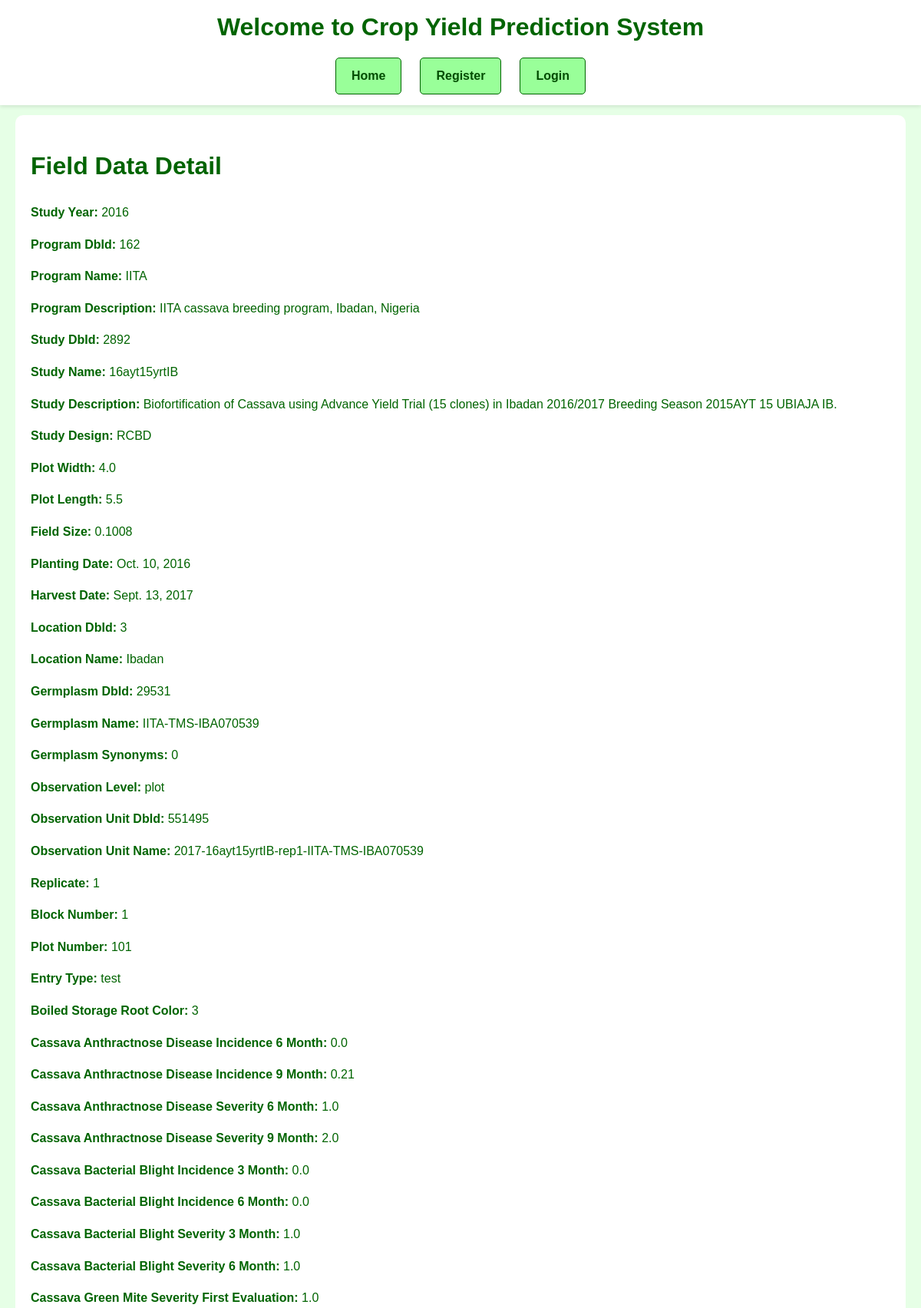
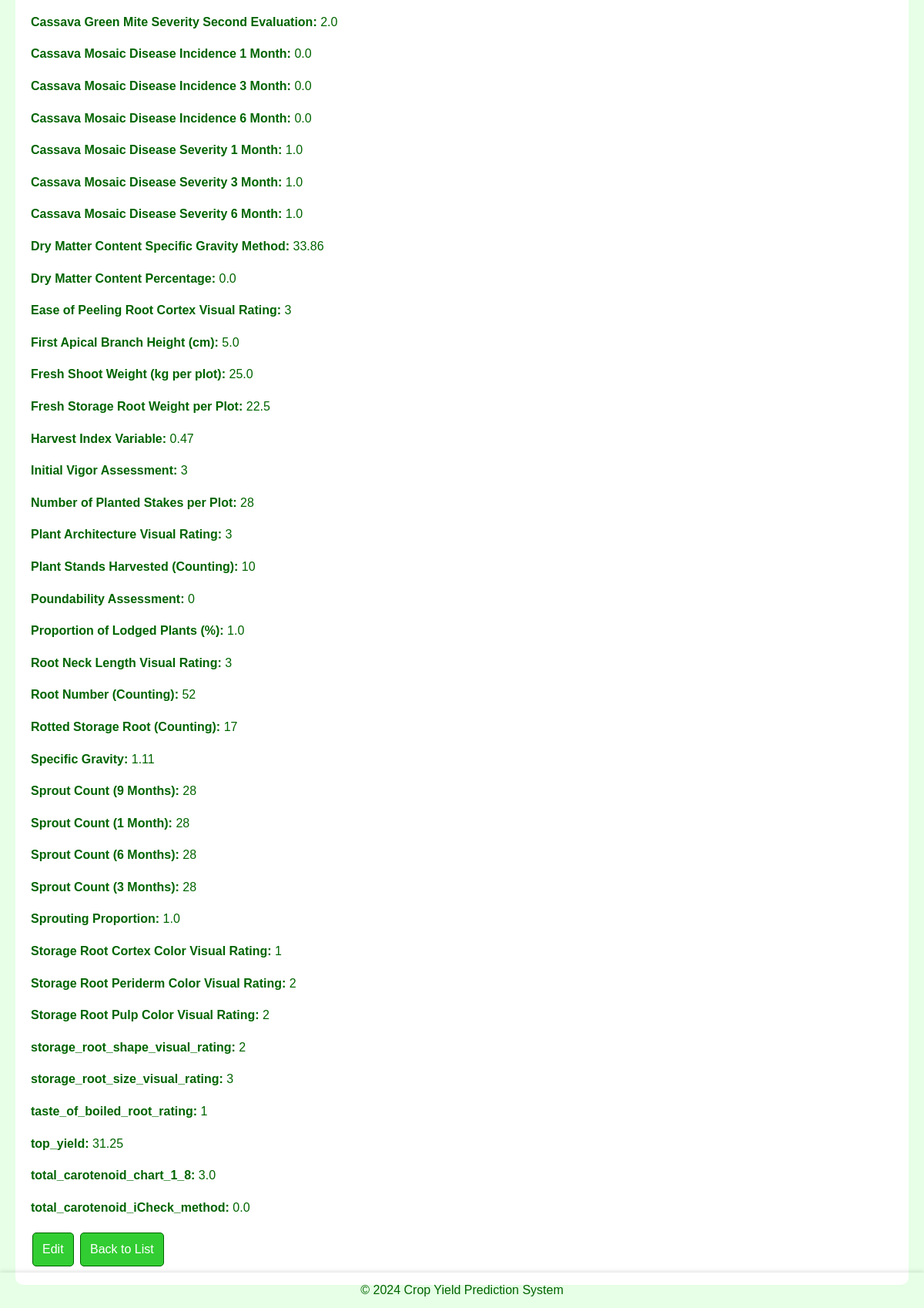
Page /fielddata/7/ (signed in) on the committed database (2 pictures, top to bottom).
### django_nlp_integration/nlp_app/models.py (models this page shows, shortened)
class FieldData(models.Model):
    studyYear = models.IntegerField(default=0)
    programDbId = models.CharField(max_length=255, default='')
    programName = models.CharField(max_length=255, default='')
    programDescription = models.TextField(default='')
    studyDbId = models.CharField(max_length=255, default='')
    studyName = models.CharField(max_length=255, default='')
    studyDescription = models.TextField(default='')
    studyDesign = models.CharField(max_length=255, default='')
    plotWidth = models.FloatField(default=0.0)
    plotLength = models.FloatField(default=0.0)
    fieldSize = models.FloatField(default=0.0)
    plantingDate = models.DateField(default=date(2024, 1, 1))
    harvestDate = models.DateField(default=date(2024, 1, 1))
    locationDbId = models.CharField(max_length=255, default='')
    locationName = models.CharField(max_length=255, default='')
    germplasmDbId = models.CharField(max_length=255, default='')
    germplasmName = models.CharField(max_length=255, default='')
    germplasmSynonyms = models.CharField(max_length=255, blank=True, null=True, default='')
    observationLevel = models.CharField(max_length=255, default='')
    observationUnitDbId = models.CharField(max_length=255, default='')
    observationUnitName = models.CharField(max_length=255, default='')
    replicate = models.IntegerField(default=0)
    blockNumber = models.IntegerField(default=0)
    plotNumber = models.IntegerField(default=0)
    entryType = models.CharField(max_length=255, default='Unknown')
    boiled_storage_root_color = models.CharField(max_length=255, default='Unknown')
    cassava_anthractnose_disease_incidence_6_month = models.FloatField(default=0.0)
    cassava_anthractnose_disease_incidence_9_month = models.FloatField(default=0.0)
    cassava_anthractnose_disease_severity_6_month = models.FloatField(default=0.0)
    cassava_anthractnose_disease_severity_9_month = models.FloatField(default=0.0)
    cassava_bacterial_blight_incidence_3_month = models.FloatField(default=0.0)
    cassava_bacterial_blight_incidence_6_month = models.FloatField(default=0.0)
    cassava_bacterial_blight_severity_3_month = models.FloatField(default=0.0)
    cassava_bacterial_blight_severity_6_month = models.FloatField(default=0.0)
    cassava_green_mite_severity_first_evaluation = models.FloatField(default=0.0)
    cassava_green_mite_severity_second_evaluation = models.FloatField(default=0.0)
    cassava_mosaic_disease_incidence_1_month = models.FloatField(default=0.0)
    cassava_mosaic_disease_incidence_3_month = models.FloatField(default=0.0)
    cassava_mosaic_disease_incidence_6_month = models.FloatField(default=0.0)
    cassava_mosaic_disease_severity_1_month = models.FloatField(default=0.0)
    cassava_mosaic_disease_severity_3_month = models.FloatField(default=0.0)
    cassava_mosaic_disease_severity_6_month = models.FloatField(default=0.0)
    dry_matter_content_specific_gravity_method = models.FloatField(default=0.0)
    dry_matter_content_percentage = models.FloatField(default=0.0)
    ease_of_peeling_root_cortex_visual_rating = models.IntegerField(default=0)
    first_apical_branch_height_cm = models.FloatField(default=0.0)
    fresh_shoot_weight_kg_per_plot = models.FloatField(default=0.0)
    fresh_storage_root_weight_per_plot = models.FloatField(default=0.0)
    harvest_index_variable = models.FloatField(default=0.0)
    initial_vigor_assessment = models.IntegerField(default=0)
    number_of_planted_stakes_per_plot = models.IntegerField(default=0)
    plant_architecture_visual_rating = models.IntegerField(default=0)
    plant_stands_harvested_counting = models.IntegerField(default=0)
    poundability_assessment = models.IntegerField(default=0)
    proportion_lodged_plants_percentage = models.FloatField(default=0.0)
    root_neck_length_visual_rating = models.IntegerField(default=0)
    root_number_counting = models.IntegerField(default=0)
    rotted_storage_root_counting = models.IntegerField(default=0)
    specific_gravity = models.FloatField(default=0.0)
    sprout_count_nine_month = models.IntegerField(default=0)
    sprout_count_one_month = models.IntegerField(default=0)
    sprout_count_six_month = models.IntegerField(default=0)
    sprout_count_three_month = models.IntegerField(default=0)
    sprouting_proportion = models.FloatField(default=0.0)
    storage_root_cortex_color_visual_rating = models.IntegerField(default=0)
    storage_root_periderm_color_visual_rating = models.IntegerField(default=0)
    storage_root_pulp_color_visual_rating = models.IntegerField(default=0)
    storage_root_shape_visual_rating = models.IntegerField(default=0)
    storage_root_size_visual_rating = models.IntegerField(default=0)
    taste_of_boiled_root_rating = models.IntegerField(default=0)
    top_yield = models.FloatField(default=0.0)
    total_carotenoid_chart_1_8 = models.FloatField(default=0.0)
    total_carotenoid_iCheck_method = models.FloatField(default=0.0)

### django_nlp_integration/nlp_app/views.py (the view)
# urls.py: path('fielddata/<int:pk>/', views.fielddata_detail, name='fielddata_detail'),
@login_required
def fielddata_detail(request, pk):
    fielddata = get_object_or_404(FieldData, pk=pk)
    return render(request, 'nlp_app/fielddata_detail.html', {'fielddata': fielddata})

### django_nlp_integration/nlp_app/templates/nlp_app/fielddata_detail.html (shortened to what this page needs)
{% extends 'base_generic.html' %}
{% block content %}
<!DOCTYPE html>
<html>
<head>
</head>
<body>
    <h1>Field Data Detail</h1>
    <p><strong>Study Year:</strong> {{ fielddata.studyYear }}</p>
    <p><strong>Program DbId:</strong> {{ fielddata.programDbId }}</p>
    <p><strong>Program Name:</strong> {{ fielddata.programName }}</p>
    <p><strong>Program Description:</strong> {{ fielddata.programDescription }}</p>
    <p><strong>Study DbId:</strong> {{ fielddata.studyDbId }}</p>
    <p><strong>Study Name:</strong> {{ fielddata.studyName }}</p>
    <p><strong>Study Description:</strong> {{ fielddata.studyDescription }}</p>
    <p><strong>Study Design:</strong> {{ fielddata.studyDesign }}</p>
    <p><strong>Plot Width:</strong> {{ fielddata.plotWidth }}</p>
    <p><strong>Plot Length:</strong> {{ fielddata.plotLength }}</p>
    <p><strong>Field Size:</strong> {{ fielddata.fieldSize }}</p>
    <p><strong>Planting Date:</strong> {{ fielddata.plantingDate }}</p>
    <p><strong>Harvest Date:</strong> {{ fielddata.harvestDate }}</p>
    <p><strong>Location DbId:</strong> {{ fielddata.locationDbId }}</p>
    <p><strong>Location Name:</strong> {{ fielddata.locationName }}</p>
    <p><strong>Germplasm DbId:</strong> {{ fielddata.germplasmDbId }}</p>
    <p><strong>Germplasm Name:</strong> {{ fielddata.germplasmName }}</p>
    <p><strong>Germplasm Synonyms:</strong> {{ fielddata.germplasmSynonyms }}</p>
    <p><strong>Observation Level:</strong> {{ fielddata.observationLevel }}</p>
    <p><strong>Observation Unit DbId:</strong> {{ fielddata.observationUnitDbId }}</p>
    <p><strong>Observation Unit Name:</strong> {{ fielddata.observationUnitName }}</p>
    <p><strong>Replicate:</strong> {{ fielddata.replicate }}</p>
    <p><strong>Block Number:</strong> {{ fielddata.blockNumber }}</p>
    <p><strong>Plot Number:</strong> {{ fielddata.plotNumber }}</p>
    <p><strong>Entry Type:</strong> {{ fielddata.entryType }}</p>
    <p><strong>Boiled Storage Root Color:</strong> {{ fielddata.boiled_storage_root_color }}</p>
    <p><strong>Cassava Anthractnose Disease Incidence 6 Month:</strong> {{ fielddata.cassava_anthractnose_disease_incidence_6_month }}</p>
    <p><strong>Cassava Anthractnose Disease Incidence 9 Month:</strong> {{ fielddata.cassava_anthractnose_disease_incidence_9_month }}</p>
    <p><strong>Cassava Anthractnose Disease Severity 6 Month:</strong> {{ fielddata.cassava_anthractnose_disease_severity_6_month }}</p>
    <p><strong>Cassava Anthractnose Disease Severity 9 Month:</strong> {{ fielddata.cassava_anthractnose_disease_severity_9_month }}</p>
    <p><strong>Cassava Bacterial Blight Incidence 3 Month:</strong> {{ fielddata.cassava_bacterial_blight_incidence_3_month }}</p>
    <p><strong>Cassava Bacterial Blight Incidence 6 Month:</strong> {{ fielddata.cassava_bacterial_blight_incidence_6_month }}</p>
    <p><strong>Cassava Bacterial Blight Severity 3 Month:</strong> {{ fielddata.cassava_bacterial_blight_severity_3_month }}</p>
    <p><strong>Cassava Bacterial Blight Severity 6 Month:</strong> {{ fielddata.cassava_bacterial_blight_severity_6_month }}</p>
    <p><strong>Cassava Green Mite Severity First Evaluation:</strong> {{ fielddata.cassava_green_mite_severity_first_evaluation }}</p>
    <p><strong>Cassava Green Mite Severity Second Evaluation:</strong> {{ fielddata.cassava_green_mite_severity_second_evaluation }}</p>
    <p><strong>Cassava Mosaic Disease Incidence 1 Month:</strong> {{ fielddata.cassava_mosaic_disease_incidence_1_month }}</p>
    <p><strong>Cassava Mosaic Disease Incidence 3 Month:</strong> {{ fielddata.cassava_mosaic_disease_incidence_3_month }}</p>
    <p><strong>Cassava Mosaic Disease Incidence 6 Month:</strong> {{ fielddata.cassava_mosaic_disease_incidence_6_month }}</p>
    <p><strong>Cassava Mosaic Disease Severity 1 Month:</strong> {{ fielddata.cassava_mosaic_disease_severity_1_month }}</p>
    <p><strong>Cassava Mosaic Disease Severity 3 Month:</strong> {{ fielddata.cassava_mosaic_disease_severity_3_month }}</p>
    <p><strong>Cassava Mosaic Disease Severity 6 Month:</strong> {{ fielddata.cassava_mosaic_disease_severity_6_month }}</p>
    <p><strong>Dry Matter Content Specific Gravity Method:</strong> {{ fielddata.dry_matter_content_specific_gravity_method }}</p>
    <p><strong>Dry Matter Content Percentage:</strong> {{ fielddata.dry_matter_content_percentage }}</p>
    <p><strong>Ease of Peeling Root Cortex Visual Rating:</strong> {{ fielddata.ease_of_peeling_root_cortex_visual_rating }}</p>
    <p><strong>First Apical Branch Height (cm):</strong> {{ fielddata.first_apical_branch_height_cm }}</p>
    <p><strong>Fresh Shoot Weight (kg per plot):</strong> {{ fielddata.fresh_shoot_weight_kg_per_plot }}</p>
    <p><strong>Fresh Storage Root Weight per Plot:</strong> {{ fielddata.fresh_storage_root_weight_per_plot }}</p>
    <p><strong>Harvest Index Variable:</strong> {{ fielddata.harvest_index_variable }}</p>
    <p><strong>Initial Vigor Assessment:</strong> {{ fielddata.initial_vigor_assessment }}</p>
    <p><strong>Number of Planted Stakes per Plot:</strong> {{ fielddata.number_of_planted_stakes_per_plot }}</p>
    <p><strong>Plant Architecture Visual Rating:</strong> {{ fielddata.plant_architecture_visual_rating }}</p>
    <p><strong>Plant Stands Harvested (Counting):</strong> {{ fielddata.plant_stands_harvested_counting }}</p>
    <p><strong>Poundability Assessment:</strong> {{ fielddata.poundability_assessment }}</p>
    <p><strong>Proportion of Lodged Plants (%):</strong> {{ fielddata.proportion_lodged_plants_percentage }}</p>
    <p><strong>Root Neck Length Visual Rating:</strong> {{ fielddata.root_neck_length_visual_rating }}</p>
    <p><strong>Root Number (Counting):</strong> {{ fielddata.root_number_counting }}</p>
    <p><strong>Rotted Storage Root (Counting):</strong> {{ fielddata.rotted_storage_root_counting }}</p>
    <p><strong>Specific Gravity:</strong> {{ fielddata.specific_gravity }}</p>
    <p><strong>Sprout Count (9 Months):</strong> {{ fielddata.sprout_count_nine_month }}</p>
    <p><strong>Sprout Count (1 Month):</strong> {{ fielddata.sprout_count_one_month }}</p>
    <p><strong>Sprout Count (6 Months):</strong> {{ fielddata.sprout_count_six_month }}</p>
    <p><strong>Sprout Count (3 Months):</strong> {{ fielddata.sprout_count_three_month }}</p>
    <p><strong>Sprouting Proportion:</strong> {{ fielddata.sprouting_proportion }}</p>
    <p><strong>Storage Root Cortex Color Visual Rating:</strong> {{ fielddata.storage_root_cortex_color_visual_rating }}</p>
    <p><strong>Storage Root Periderm Color Visual Rating:</strong> {{ fielddata.storage_root_periderm_color_visual_rating }}</p>
    <p><strong>Storage Root Pulp Color Visual Rating:</strong> {{ fielddata.storage_root_pulp_color_visual_rating }}</p>
    <p><strong>storage_root_shape_visual_rating:</strong> {{ fielddata.storage_root_shape_visual_rating }}</p>
    <p><strong>storage_root_size_visual_rating:</strong> {{ fielddata.storage_root_size_visual_rating }}</p>
    <p><strong>taste_of_boiled_root_rating:</strong> {{ fielddata.taste_of_boiled_root_rating }}</p>
    <p><strong>top_yield:</strong> {{ fielddata.top_yield }}</p>
    <p><strong>total_carotenoid_chart_1_8:</strong> {{ fielddata.total_carotenoid_chart_1_8 }}</p>
    <p><strong>total_carotenoid_iCheck_method:</strong> {{ fielddata.total_carotenoid_iCheck_method }}</p>
    <a href="{% url 'fielddata_update' fielddata.pk %}" class="btn">Edit</a>
    <a href="{% url 'fielddata_list' %}" class="btn">Back to List</a>
</body>
</html>
{% endblock %}

### static/css/global.css (style rules this page uses)
body { background-color: #f0fff0; color: #006400; font-family: 'Arial', sans-serif; margin: 0; padding: 0; line-height: 1.6; }
.btn { display: inline-block; padding: 8px 12px; background-color: #32cd32; color: white; text-align: center; text-decoration: none; border-radius: 5px; margin: 4px 2px; transition: background-color 0.3s ease, transform 0.2s ease; border: 1px solid #006400; }

### rows in the picture
FieldData: studyYear "2016", programDbId "162", programName "IITA", programDescription "IITA cassava breeding program, Ibadan, Nigeria", studyDbId "2892", studyName "16ayt15yrtIB", studyDescription "Biofortification of Cassava using Advance Yield Trial (15 clones) in Ibadan 2016/2017 Breeding Season 2015AYT 15 UBIAJA IB.", studyDesign "RCBD", plotWidth "4.0", plotLength "5.5", fieldSize "0.1008", plantingDate "Oct. 10, 2016", harvestDate "Sept. 13, 2017", locationDbId "3", locationName "Ibadan", germplasmDbId "29531", germplasmName "IITA-TMS-IBA070539", germplasmSynonyms "0", observationLevel "plot", observationUnitDbId "551495", observationUnitName "2017-16ayt15yrtIB-rep1-IITA-TMS-IBA070539", replicate "1", blockNumber "1", plotNumber "101", entryType "test", boiled_storage_root_color "3", cassava_anthractnose_disease_incidence_6_month "0.0", cassava_anthractnose_disease_incidence_9_month "0.21", cassava_anthractnose_disease_severity_6_month "1.0", cassava_anthractnose_disease_severity_9_month "2.0", cassava_bacterial_blight_incidence_3_month "0.0", cassava_bacterial_blight_incidence_6_month "0.0", cassava_bacterial_blight_severity_3_month "1.0", cassava_bacterial_blight_severity_6_month "1.0", cassava_green_mite_severity_first_evaluation "1.0", cassava_green_mite_severity_second_evaluation "2.0", cassava_mosaic_disease_incidence_1_month "0.0", cassava_mosaic_disease_incidence_3_month "0.0", cassava_mosaic_disease_incidence_6_month "0.0", cassava_mosaic_disease_severity_1_month "1.0", cassava_mosaic_disease_severity_3_month "1.0", cassava_mosaic_disease_severity_6_month "1.0", dry_matter_content_specific_gravity_method "33.86", dry_matter_content_percentage "0.0", ease_of_peeling_root_cortex_visual_rating "3", first_apical_branch_height_cm "5.0", fresh_shoot_weight_kg_per_plot "25.0", fresh_storage_root_weight_per_plot "22.5", harvest_index_variable "0.47", initial_vigor_assessment "3", number_of_planted_stakes_per_plot "28", plant_architecture_visual_rating "3", plant_stands_harvested_counting "10", poundability_assessment "0", proportion_lodged_plants_percentage "1.0", root_neck_length_visual_rating "3", root_number_counting "52", rotted_storage_root_counting "17", specific_gravity "1.11", sprout_count_nine_month "28", sprout_count_one_month "28", sprout_count_six_month "28", sprout_count_three_month "28", sprouting_proportion "1.0", storage_root_cortex_color_visual_rating "1", storage_root_periderm_color_visual_rating "2", storage_root_pulp_color_visual_rating "2", storage_root_shape_visual_rating "2", storage_root_size_visual_rating "3", taste_of_boiled_root_rating "1", top_yield "31.25", total_carotenoid_chart_1_8 "3.0", total_carotenoid_iCheck_method "0.0"
